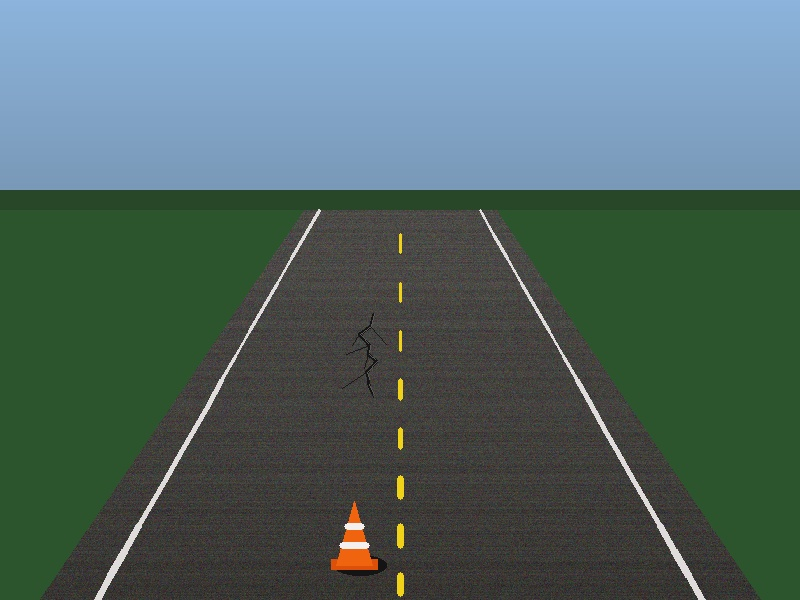
#> input picture samples/sample_road_01.jpg, 800 x 600 px
$ python -i cv_detector.py   (imports and definitions only)   (older library calls are emulated)
#> lines starting #> are read from the running program, lines starting #| are printed output that depends on the picture; after the words box and inside, x2 and y2 are one past the last pixel; in counts of white or black regions, pixels touching at a corner belong together
"""
Computer Vision Road Hazard Detector
Analyzes road imagery to detect and classify road hazards using texture, morphology,
color segmentation, and spatial road geometry.
Supported hazard classes:
- pothole
- road_crack
- debris
- standing_water
- construction_barrier
"""

import cv2
import numpy as np

HAZARD_CONFIG = {
    "pothole": {
        "color": [34, 34, 220],       # Red in BGR
        "severity": "CRITICAL",
        "description": "Deep asphalt cavity or road depression, severe vehicle damage risk."
    },
    "road_crack": {
        "color": [0, 140, 255],       # Orange
        "severity": "MEDIUM",
        "description": "Structural fissure or alligator crack, water infiltration risk."
    },
    "debris": {
        "color": [0, 215, 255],       # Yellow/Gold
        "severity": "HIGH",
        "description": "Solid obstacle, tire tread, or loose object on driving surface."
    },
    "standing_water": {
        "color": [235, 160, 20],      # Blue/Cyan
        "severity": "MEDIUM",
        "description": "Standing water puddle or localized accumulation, aquaplaning risk."
    },
    "construction_barrier": {
        "color": [0, 69, 255],        # Orange-Red
        "severity": "WARNING",
        "description": "Work zone barricade, traffic cone, or safety drum."
    }
}

class CVHazardDetector:
    def __init__(self, min_confidence=0.45):
        self.min_confidence = min_confidence

    def _get_road_roi(self, img):
        """Estimates the drivable road surface mask assuming perspective geometry."""
        h, w = img.shape[:2]
        horizon_y = int(h * 0.35)

        # Trapezoid drivable zone
        pts = np.array([
            [int(w * 0.25), horizon_y],
            [int(w * 0.75), horizon_y],
            [int(w * 0.98), h],
            [int(w * 0.02), h]
        ], dtype=np.int32)

        mask = np.zeros((h, w), dtype=np.uint8)
        cv2.fillPoly(mask, [pts], 255)
        return mask, horizon_y

    def detect(self, img_input):
        """
        Runs hazard detection on an image (numpy array or filepath).
        Returns a dictionary of detections with bounding boxes, labels, confidence, and severity.
        """
#> called with img_input = '../samples/sample_road_01.jpg'
        if isinstance(img_input, str):
            img = cv2.imread(img_input)
#> img is the input picture: shape (600, 800, 3); mean B, G, R 101, 103.5, 80.9
            if img is None:
                raise ValueError(f"Could not read image from {img_input}")
        else:
            img = img_input.copy()

        h, w = img.shape[:2]
        road_mask, horizon_y = self._get_road_roi(img)
#> in _get_road_roi, `cv2.fillPoly(mask, [pts], 255)`:
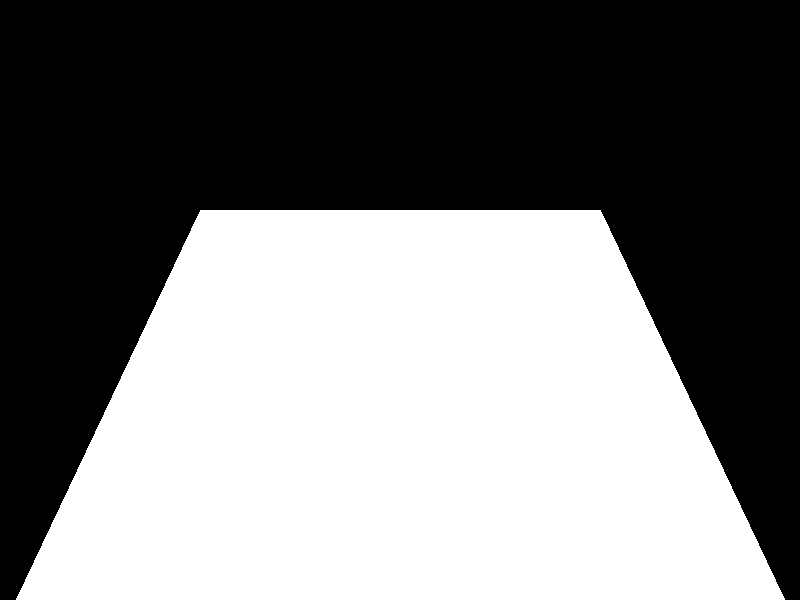
#> mask: shape (600, 800); 47.5% white; 1 white region, box (x1, y1, x2, y2) and area: (16, 210, 785, 600) 228150
#> horizon_y = 210
        gray = cv2.cvtColor(img, cv2.COLOR_BGR2GRAY)
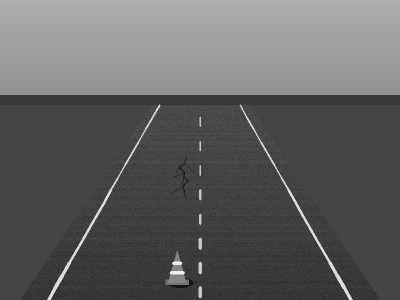
#> gray: shape (600, 800) (shown at 1/2 size); min 14, max 246, mean 96.4
        hsv = cv2.cvtColor(img, cv2.COLOR_BGR2HSV)
#> hsv: shape (600, 800, 3); mean H, S, V 73, 77.6, 116.3

        detections = []

        # 1. Detect Construction Barriers (Orange / bright reflective hazard cones)
        # Orange in HSV: H: 5-25, S: 130-255, V: 120-255
        lower_orange = np.array([5, 120, 120])
        upper_orange = np.array([24, 255, 255])
        orange_mask = cv2.inRange(hsv, lower_orange, upper_orange)
#> orange_mask: shape (600, 800); 0.26% white; 11 white regions (8 under 20 px)
        orange_mask = cv2.bitwise_and(orange_mask, road_mask)

        kernel = cv2.getStructuringElement(cv2.MORPH_RECT, (5, 5))
        orange_clean = cv2.morphologyEx(orange_mask, cv2.MORPH_CLOSE, kernel)
        contours, _ = cv2.findContours(orange_clean, cv2.RETR_EXTERNAL, cv2.CHAIN_APPROX_SIMPLE)
#> contours = 11 contours, 8 with area under 20; largest, box (x1, y1, x2, y2) and area: (331, 548, 378, 570) 760, (343, 529, 366, 542) 214, (348, 502, 361, 523) 124

        for c in contours:
            area = cv2.contourArea(c)
            if area > 180:
                x, y, bw, bh = cv2.boundingRect(c)
                aspect_ratio = bh / float(bw)
                if aspect_ratio >= 0.8: # Tall or upright object
                    confidence = min(0.95, 0.65 + (area / (w * h)) * 10)
                    detections.append({
                        "class": "construction_barrier",
                        "confidence": round(float(confidence), 2),
                        "bbox": [x, y, x + bw, y + bh],
                        "severity": HAZARD_CONFIG["construction_barrier"]["severity"],
                        "color": HAZARD_CONFIG["construction_barrier"]["color"],
                        "description": HAZARD_CONFIG["construction_barrier"]["description"]
                    })
#> this loop made 11 passes
#> (area, x, y, bw, bh, aspect_ratio) on passes 4, 6: (760.5, 331, 548, 47, 22, 0.468), (213.5, 343, 529, 23, 13, 0.565)
#> after the loop, detections = []

        # 2. Detect Standing Water (Specular reflections / high brightness puddles surrounded by asphalt)
        # Inside the road zone, specular reflection has low saturation and high value
        lower_water = np.array([0, 0, 175])
        upper_water = np.array([180, 55, 255])
        specular_mask = cv2.inRange(hsv, lower_water, upper_water)
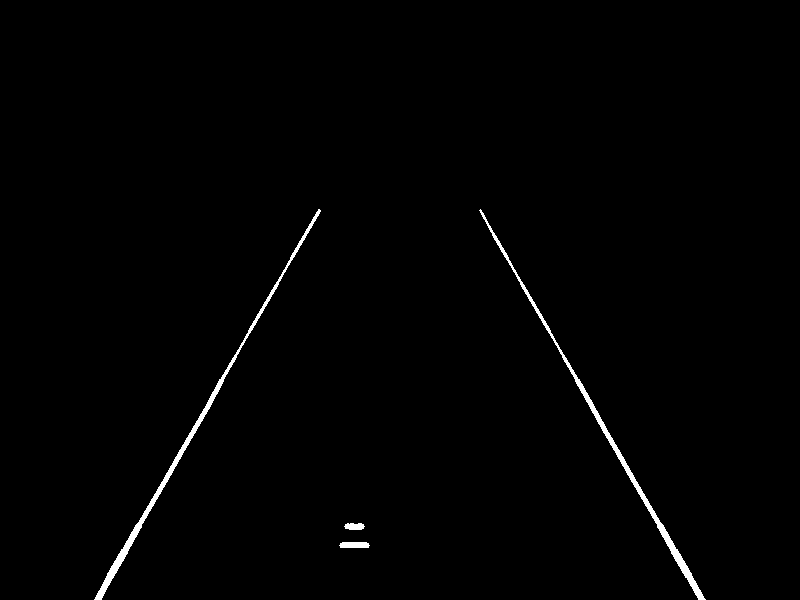
#> specular_mask: shape (600, 800); 0.89% white; 4 white regions, box (x1, y1, x2, y2) and area: (94, 209, 321, 600) 2009, (479, 209, 706, 600) 1983, (339, 542, 370, 548) 172, (344, 523, 365, 530) 120
        specular_mask = cv2.bitwise_and(specular_mask, road_mask)
#> specular_mask: shape (600, 800); 0.89% white; 4 white regions, box (x1, y1, x2, y2) and area: (94, 210, 321, 600) 2007, (479, 210, 706, 600) 1982, (339, 542, 370, 548) 172, (344, 523, 365, 530) 120
        # Filter out the sky / horizon
        specular_mask[:horizon_y + 15, :] = 0
#> specular_mask: shape (600, 800); 0.87% white; 4 white regions

        # Puddles are generally elliptical and horizontal
        kernel_water = cv2.getStructuringElement(cv2.MORPH_ELLIPSE, (7, 5))
        water_clean = cv2.morphologyEx(specular_mask, cv2.MORPH_CLOSE, kernel_water)
        contours, _ = cv2.findContours(water_clean, cv2.RETR_EXTERNAL, cv2.CHAIN_APPROX_SIMPLE)
#> contours = 4 contours; box (x1, y1, x2, y2) and area: (94, 225, 313, 600) 1568, (487, 225, 706, 600) 1560, (339, 542, 370, 548) 139, (344, 523, 365, 530) 97

        for c in contours:
            area = cv2.contourArea(c)
            if 300 < area < (w * h * 0.15):
                x, y, bw, bh = cv2.boundingRect(c)
                aspect_ratio = bw / float(bh)
                # Puddles spread horizontally
                if aspect_ratio > 1.1:
                    confidence = min(0.92, 0.60 + (area / 1000.0) * 0.05)
                    detections.append({
                        "class": "standing_water",
                        "confidence": round(float(confidence), 2),
                        "bbox": [x, y, x + bw, y + bh],
                        "severity": HAZARD_CONFIG["standing_water"]["severity"],
                        "color": HAZARD_CONFIG["standing_water"]["color"],
                        "description": HAZARD_CONFIG["standing_water"]["description"]
                    })
#> this loop made 4 passes
#> (area, x, y, bw, bh, aspect_ratio) on passes 3 to 4: (1560, 487, 225, 219, 375, 0.584), (1568, 94, 225, 219, 375, 0.584)

        # 3. Detect Potholes (Dark localized depressed regions with edge gradient)
        # Calculate local road brightness baseline
        road_pixels = gray[road_mask == 255]
        if len(road_pixels) > 0:
            median_road_lum = np.median(road_pixels)
#> median_road_lum = 66
            # Cavities are significantly darker than the surrounding road
            dark_thresh = max(15, median_road_lum - 28)
#> dark_thresh = 38
            _, dark_mask = cv2.threshold(gray, dark_thresh, 255, cv2.THRESH_BINARY_INV)
#> dark_mask: shape (600, 800); 0.24% white in thin lines or dots, all inside (x1, y1, x2, y2) = (46, 313, 757, 600)
            dark_mask = cv2.bitwise_and(dark_mask, road_mask)
            dark_mask[:horizon_y + 25, :] = 0

            kernel_pothole = cv2.getStructuringElement(cv2.MORPH_ELLIPSE, (9, 7))
            dark_clean = cv2.morphologyEx(dark_mask, cv2.MORPH_OPEN, kernel_pothole)
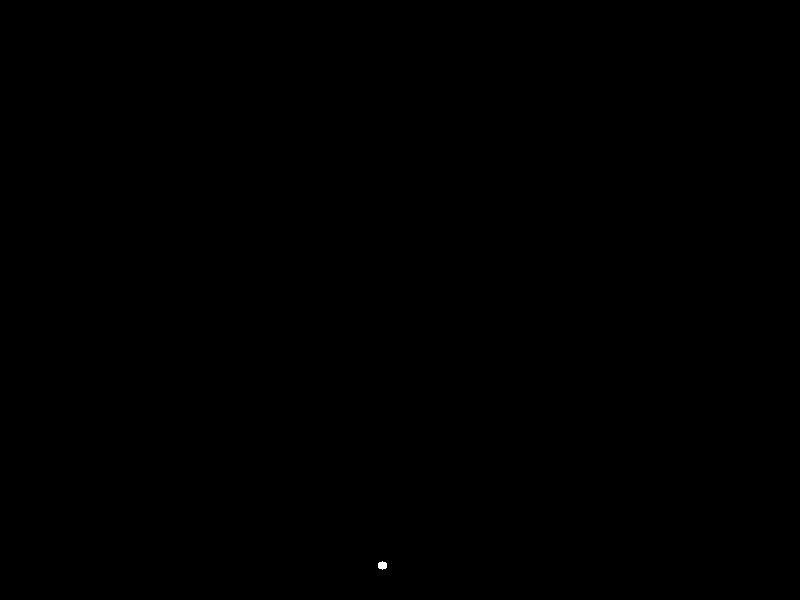
#> dark_clean: shape (600, 800); 0.01% white; 1 white region
            dark_clean = cv2.morphologyEx(dark_clean, cv2.MORPH_CLOSE, kernel_pothole)

            contours, _ = cv2.findContours(dark_clean, cv2.RETR_EXTERNAL, cv2.CHAIN_APPROX_SIMPLE)
#> contours = 1 contour; box (x1, y1, x2, y2) and area: (378, 561, 387, 570) 48
            for c in contours:
                area = cv2.contourArea(c)
                if 250 < area < (w * h * 0.12):
                    x, y, bw, bh = cv2.boundingRect(c)
                    circularity = 4 * np.pi * (area / (cv2.arcLength(c, True) ** 2 + 1e-5))
                    aspect = bw / float(bh)
                    if 0.6 < aspect < 3.5 and circularity > 0.2:
                        confidence = min(0.94, 0.62 + (area / 1200.0) * 0.08)
                        detections.append({
                            "class": "pothole",
                            "confidence": round(float(confidence), 2),
                            "bbox": [x, y, x + bw, y + bh],
                            "severity": HAZARD_CONFIG["pothole"]["severity"],
                            "color": HAZARD_CONFIG["pothole"]["color"],
                            "description": HAZARD_CONFIG["pothole"]["description"]
                        })
#> this loop made 1 pass
#> area on pass 1: 48

        # 4. Detect Cracks (Thin elongated edge networks)
        blur = cv2.GaussianBlur(gray, (5, 5), 0)
        edges = cv2.Canny(blur, 40, 110)
#> edges: shape (600, 800); 0.9% white in thin lines or dots, all inside (x1, y1, x2, y2) = (0, 189, 800, 600)
        edges = cv2.bitwise_and(edges, road_mask)
#> edges: shape (600, 800); 0.73% white in thin lines or dots, all inside (x1, y1, x2, y2) = (94, 210, 706, 600)
        edges[:horizon_y + 30, :] = 0
#> edges: shape (600, 800); 0.69% white in thin lines or dots, all inside (x1, y1, x2, y2) = (94, 240, 706, 600)

        # Dilate slightly to connect fractured lines
        crack_kernel = cv2.getStructuringElement(cv2.MORPH_RECT, (3, 3))
        dilated_edges = cv2.dilate(edges, crack_kernel, iterations=1)
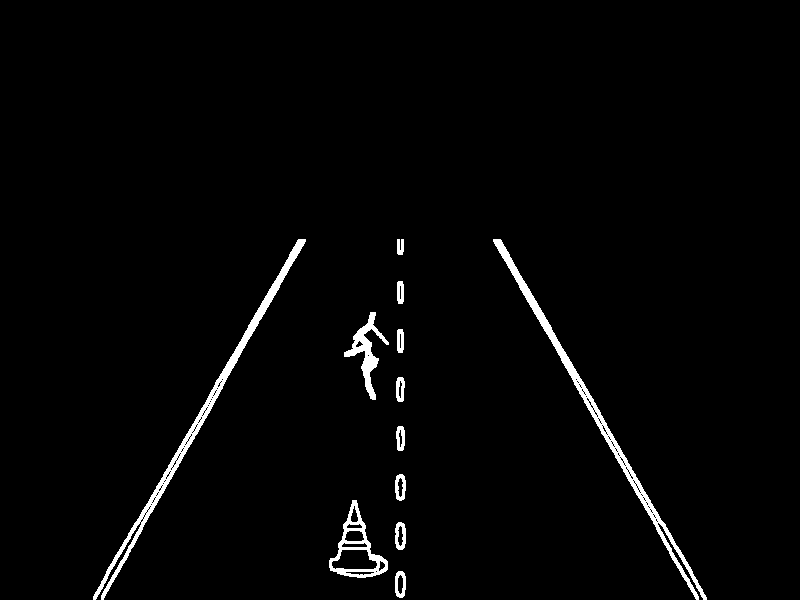
#> dilated_edges: shape (600, 800); 2.1% white; 12 white regions
        contours, _ = cv2.findContours(dilated_edges, cv2.RETR_EXTERNAL, cv2.CHAIN_APPROX_SIMPLE)
#> contours = 12 contours; largest, box (x1, y1, x2, y2) and area: (493, 239, 707, 600) 2956, (93, 239, 306, 600) 2950, (329, 500, 388, 578) 2149, (344, 312, 389, 400) 926, (395, 522, 406, 550) 237

        for c in contours:
            length = cv2.arcLength(c, False)
            area = cv2.contourArea(c)
            if length > 70 and area < 800:
                x, y, bw, bh = cv2.boundingRect(c)
                # Avoid overlapping existing potholes or barriers
                already_covered = False
                for d in detections:
                    dx1, dy1, dx2, dy2 = d["bbox"]
                    if not (x + bw < dx1 or x > dx2 or y + bh < dy1 or y > dy2):
                        already_covered = True
                        break
                if not already_covered:
                    confidence = min(0.88, 0.52 + (length / 200.0) * 0.2)
                    detections.append({
                        "class": "road_crack",
                        "confidence": round(float(confidence), 2),
                        "bbox": [x, y, x + bw, y + bh],
                        "severity": HAZARD_CONFIG["road_crack"]["severity"],
                        "color": HAZARD_CONFIG["road_crack"]["color"],
                        "description": HAZARD_CONFIG["road_crack"]["description"]
                    })
#> this loop made 12 passes
#> (length, area) on passes 1 to 8: (60.97, 230), (64.8, 237), (236.5, 2149), (61.97, 221), (55.31, 166), (55.31, 166), (51.66, 131), (301.1, 926.5)

        # 5. Detect Debris (Solid objects with contrast and compact shadow)
        # Look for local contrast deviations not classified as water or pothole
        grad_x = cv2.Sobel(gray, cv2.CV_32F, 1, 0, ksize=3)
        grad_y = cv2.Sobel(gray, cv2.CV_32F, 0, 1, ksize=3)
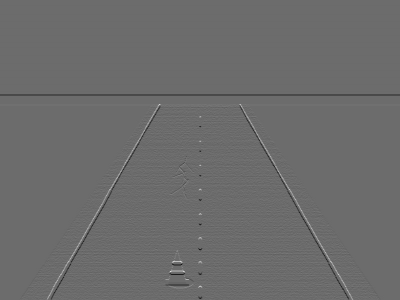
#> grad_y: shape (600, 800) float32 (shown at 1/2 size); min -563, max 765, mean -1.5; drawn with min black and max white
        grad_mag = cv2.magnitude(grad_x, grad_y)
        grad_norm = cv2.normalize(grad_mag, None, 0, 255, cv2.NORM_MINMAX).astype(np.uint8)

        _, high_grad = cv2.threshold(grad_norm, 75, 255, cv2.THRESH_BINARY)
        high_grad = cv2.bitwise_and(high_grad, road_mask)
#> high_grad: shape (600, 800); 0.94% white in thin lines or dots, all inside (x1, y1, x2, y2) = (93, 210, 707, 600)
        high_grad[:horizon_y + 40, :] = 0
#> high_grad: shape (600, 800); 0.86% white in thin lines or dots, all inside (x1, y1, x2, y2) = (93, 250, 707, 600)

        debris_kernel = cv2.getStructuringElement(cv2.MORPH_RECT, (5, 5))
        high_grad_clean = cv2.morphologyEx(high_grad, cv2.MORPH_CLOSE, debris_kernel)
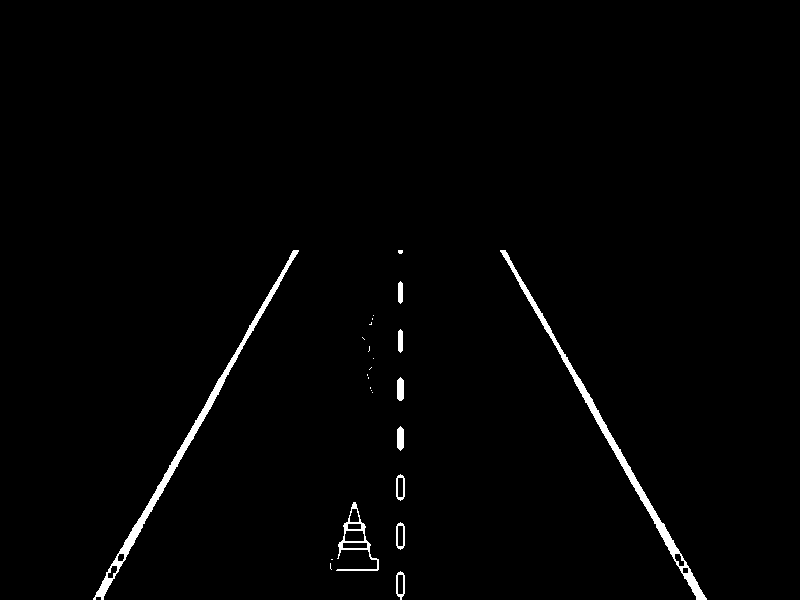
#> high_grad_clean: shape (600, 800); 1.3% white; 25 white regions (15 under 20 px)
        contours, _ = cv2.findContours(high_grad_clean, cv2.RETR_EXTERNAL, cv2.CHAIN_APPROX_SIMPLE)
#> contours = 25 contours, 15 with area under 20; largest, box (x1, y1, x2, y2) and area: (500, 250, 707, 600) 2232, (93, 250, 299, 600) 2220, (336, 502, 379, 571) 862, (396, 522, 405, 550) 190, (396, 571, 405, 600) 185

        for c in contours:
            area = cv2.contourArea(c)
            if 150 < area < 1500:
                x, y, bw, bh = cv2.boundingRect(c)
                # Check overlap with existing detections
                overlap = False
                for d in detections:
                    dx1, dy1, dx2, dy2 = d["bbox"]
                    if not (x + bw < dx1 or x > dx2 or y + bh < dy1 or y > dy2):
                        overlap = True
                        break
                if not overlap:
                    confidence = min(0.86, 0.55 + (area / 1000.0) * 0.15)
                    detections.append({
                        "class": "debris",
                        "confidence": round(float(confidence), 2),
                        "bbox": [x, y, x + bw, y + bh],
                        "severity": HAZARD_CONFIG["debris"]["severity"],
                        "color": HAZARD_CONFIG["debris"]["color"],
                        "description": HAZARD_CONFIG["debris"]["description"]
                    })
#> this loop made 25 passes
#> (area, x, y, bw, bh, confidence) on passes 1, 4, 5, 6: (185, 396, 571, 9, 29, 0.578), (190, 396, 522, 9, 28, 0.579), (862.5, 336, 502, 43, 69, 0.679), (182, 396, 474, 9, 27, 0.577)
#> after the loop, detections = 4 items

        # Apply Non-Maximum Suppression (NMS) and confidence filtering
        detections = [d for d in detections if d["confidence"] >= self.min_confidence]
        detections = self._apply_nms(detections)

        return {
            "image_shape": [h, w],
            "total_hazards": len(detections),
            "detections": detections
        }

    def _apply_nms(self, detections, iou_thresh=0.35):
        """Standard IoU Non-Maximum Suppression."""
#> called with iou_thresh = 0.35
        if not detections:
            return []

        detections = sorted(detections, key=lambda x: x["confidence"], reverse=True)
#> detections = 4 items
        keep = []

        while detections:
            top = detections.pop(0)
            keep.append(top)
            rem = []
            x1_a, y1_a, x2_a, y2_a = top["bbox"]
            area_a = (x2_a - x1_a) * (y2_a - y1_a)

            for d in detections:
                x1_b, y1_b, x2_b, y2_b = d["bbox"]
                area_b = (x2_b - x1_b) * (y2_b - y1_b)

                xx1 = max(x1_a, x1_b)
                yy1 = max(y1_a, y1_b)
                xx2 = min(x2_a, x2_b)
                yy2 = min(y2_a, y2_b)

                w_inter = max(0, xx2 - xx1)
                h_inter = max(0, yy2 - yy1)
                inter = w_inter * h_inter

                iou = inter / float(area_a + area_b - inter + 1e-6)
                if iou < iou_thresh:
                    rem.append(d)
            detections = rem
#> this loop made 4 passes
#> (x1_a, y1_a, x2_a, y2_a, area_a) on passes 1 to 4: (336, 502, 379, 571, 2967), (396, 571, 405, 600, 261), (396, 522, 405, 550, 252), (396, 474, 405, 501, 243)
#> after the loop, keep = 4 items

        return keep

    # [24 lines left out: function render_overlay, not called in this run]

# [3 lines not run here, left out]

>>> result = CVHazardDetector().detect('../samples/sample_road_01.jpg')
#> result = 3 items
